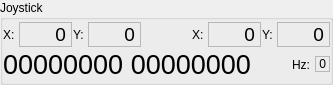
                <widget class="QGroupBox" name="groupBoxJoystick">
                 <property name="sizePolicy">
                  <sizepolicy hsizetype="Preferred" vsizetype="Preferred">
                   <horstretch>0</horstretch>
                   <verstretch>0</verstretch>
                  </sizepolicy>
                 </property>
                 <property name="minimumSize">
                  <size>
                   <width>0</width>
                   <height>85</height>
                  </size>
                 </property>
                 <property name="maximumSize">
                  <size>
                   <width>16777215</width>
                   <height>80</height>
                  </size>
                 </property>
                 <property name="sizeIncrement">
                  <size>
                   <width>0</width>
                   <height>0</height>
                  </size>
                 </property>
                 <property name="baseSize">
                  <size>
                   <width>0</width>
                   <height>0</height>
                  </size>
                 </property>
                 <property name="title">
                  <string>Joystick</string>
                 </property>
                 <layout class="QHBoxLayout" name="horizontalLayout_6">
                  <property name="spacing">
                   <number>0</number>
                  </property>
                  <property name="leftMargin">
                   <number>0</number>
                  </property>
                  <property name="topMargin">
                   <number>0</number>
                  </property>
                  <property name="rightMargin">
                   <number>0</number>
                  </property>
                  <property name="bottomMargin">
                   <number>0</number>
                  </property>
                  <item>
                   <layout class="QVBoxLayout" name="verticalLayout_7">
                    <property name="spacing">
                     <number>0</number>
                    </property>
                    <item>
                     <layout class="QHBoxLayout" name="horizontalLayoutJoyValues">
                      <property name="spacing">
                       <number>1</number>
                      </property>
                      <item>
                       <widget class="QLabel" name="labelJoyXLeft">
                        <property name="sizePolicy">
                         <sizepolicy hsizetype="Fixed" vsizetype="Preferred">
                          <horstretch>0</horstretch>
                          <verstretch>0</verstretch>
                         </sizepolicy>
                        </property>
                        <property name="text">
                         <string>X: </string>
                        </property>
                       </widget>
                      </item>
                      <item>
                       <widget class="QLabel" name="labelJoyXLeftValue">
                        <property name="sizePolicy">
                         <sizepolicy hsizetype="Fixed" vsizetype="Maximum">
                          <horstretch>0</horstretch>
                          <verstretch>0</verstretch>
                         </sizepolicy>
                        </property>
                        <property name="minimumSize">
                         <size>
                          <width>53</width>
                          <height>0</height>
                         </size>
                        </property>
                        <property name="font">
                         <font>
                          <pointsize>14</pointsize>
                         </font>
                        </property>
                        <property name="frameShape">
                         <enum>QFrame::StyledPanel</enum>
                        </property>
                        <property name="text">
                         <string>0</string>
                        </property>
                        <property name="alignment">
                         <set>Qt::AlignRight|Qt::AlignTrailing|Qt::AlignVCenter</set>
                        </property>
                       </widget>
                      </item>
                      <item>
                       <widget class="QLabel" name="labelJoyYLeft">
                        <property name="sizePolicy">
                         <sizepolicy hsizetype="Fixed" vsizetype="Preferred">
                          <horstretch>0</horstretch>
                          <verstretch>0</verstretch>
                         </sizepolicy>
                        </property>
                        <property name="text">
                         <string>Y: </string>
                        </property>
                       </widget>
                      </item>
                      <item>
                       <widget class="QLabel" name="labelJoyYLeftValue">
                        <property name="sizePolicy">
                         <sizepolicy hsizetype="Fixed" vsizetype="Maximum">
                          <horstretch>0</horstretch>
                          <verstretch>0</verstretch>
                         </sizepolicy>
                        </property>
                        <property name="minimumSize">
                         <size>
                          <width>53</width>
                          <height>0</height>
                         </size>
                        </property>
                        <property name="font">
                         <font>
                          <pointsize>14</pointsize>
                         </font>
                        </property>
                        <property name="frameShape">
                         <enum>QFrame::StyledPanel</enum>
                        </property>
                        <property name="text">
                         <string>0</string>
                        </property>
                        <property name="alignment">
                         <set>Qt::AlignRight|Qt::AlignTrailing|Qt::AlignVCenter</set>
                        </property>
                       </widget>
                      </item>
                      <item>
                       <spacer name="horizontalSpacer_4">
                        <property name="orientation">
                         <enum>Qt::Horizontal</enum>
                        </property>
                        <property name="sizeType">
                         <enum>QSizePolicy::MinimumExpanding</enum>
                        </property>
                        <property name="sizeHint" stdset="0">
                         <size>
                          <width>40</width>
                          <height>20</height>
                         </size>
                        </property>
                       </spacer>
                      </item>
                      <item>
                       <widget class="QLabel" name="labelJoyXRight">
                        <property name="sizePolicy">
                         <sizepolicy hsizetype="Fixed" vsizetype="Preferred">
                          <horstretch>0</horstretch>
                          <verstretch>0</verstretch>
                         </sizepolicy>
                        </property>
                        <property name="text">
                         <string>X: </string>
                        </property>
                       </widget>
                      </item>
                      <item>
                       <widget class="QLabel" name="labelJoyXRightValue">
                        <property name="sizePolicy">
                         <sizepolicy hsizetype="Fixed" vsizetype="Maximum">
                          <horstretch>0</horstretch>
                          <verstretch>0</verstretch>
                         </sizepolicy>
                        </property>
                        <property name="minimumSize">
                         <size>
                          <width>53</width>
                          <height>0</height>
                         </size>
                        </property>
                        <property name="font">
                         <font>
                          <pointsize>14</pointsize>
                         </font>
                        </property>
                        <property name="frameShape">
                         <enum>QFrame::StyledPanel</enum>
                        </property>
                        <property name="text">
                         <string>0</string>
                        </property>
                        <property name="alignment">
                         <set>Qt::AlignRight|Qt::AlignTrailing|Qt::AlignVCenter</set>
                        </property>
                       </widget>
                      </item>
                      <item>
                       <widget class="QLabel" name="labelJoyYRight">
                        <property name="sizePolicy">
                         <sizepolicy hsizetype="Fixed" vsizetype="Preferred">
                          <horstretch>0</horstretch>
                          <verstretch>0</verstretch>
                         </sizepolicy>
                        </property>
                        <property name="text">
                         <string>Y: </string>
                        </property>
                       </widget>
                      </item>
                      <item>
                       <widget class="QLabel" name="labelJoyYRightValue">
                        <property name="sizePolicy">
                         <sizepolicy hsizetype="Fixed" vsizetype="Maximum">
                          <horstretch>0</horstretch>
                          <verstretch>0</verstretch>
                         </sizepolicy>
                        </property>
                        <property name="minimumSize">
                         <size>
                          <width>53</width>
                          <height>0</height>
                         </size>
                        </property>
                        <property name="font">
                         <font>
                          <pointsize>14</pointsize>
                         </font>
                        </property>
                        <property name="frameShape">
                         <enum>QFrame::StyledPanel</enum>
                        </property>
                        <property name="text">
                         <string>0</string>
                        </property>
                        <property name="alignment">
                         <set>Qt::AlignRight|Qt::AlignTrailing|Qt::AlignVCenter</set>
                        </property>
                       </widget>
                      </item>
                     </layout>
                    </item>
                    <item>
                     <layout class="QHBoxLayout" name="horizontalLayout_5">
                      <property name="spacing">
                       <number>1</number>
                      </property>
                      <item>
                       <widget class="QLabel" name="labelBits">
                        <property name="sizePolicy">
                         <sizepolicy hsizetype="Fixed" vsizetype="Preferred">
                          <horstretch>0</horstretch>
                          <verstretch>0</verstretch>
                         </sizepolicy>
                        </property>
                        <property name="minimumSize">
                         <size>
                          <width>195</width>
                          <height>0</height>
                         </size>
                        </property>
                        <property name="font">
                         <font>
                          <pointsize>20</pointsize>
                         </font>
                        </property>
                        <property name="toolTip">
                         <string extracomment="Bits set in each update"/>
                        </property>
                        <property name="frameShape">
                         <enum>QFrame::NoFrame</enum>
                        </property>
                        <property name="text">
                         <string>00000000 00000000</string>
                        </property>
                        <property name="textFormat">
                         <enum>Qt::PlainText</enum>
                        </property>
                        <property name="alignment">
                         <set>Qt::AlignCenter</set>
                        </property>
                        <property name="textInteractionFlags">
                         <set>Qt::NoTextInteraction</set>
                        </property>
                       </widget>
                      </item>
                      <item>
                       <spacer name="horizontalSpacer_3">
                        <property name="orientation">
                         <enum>Qt::Horizontal</enum>
                        </property>
                        <property name="sizeType">
                         <enum>QSizePolicy::MinimumExpanding</enum>
                        </property>
                        <property name="sizeHint" stdset="0">
                         <size>
                          <width>40</width>
                          <height>20</height>
                         </size>
                        </property>
                       </spacer>
                      </item>
                      <item>
                       <widget class="QLabel" name="label">
                        <property name="sizePolicy">
                         <sizepolicy hsizetype="Fixed" vsizetype="Preferred">
                          <horstretch>0</horstretch>
                          <verstretch>0</verstretch>
                         </sizepolicy>
                        </property>
                        <property name="text">
                         <string>Hz: </string>
                        </property>
                       </widget>
                      </item>
                      <item>
                       <widget class="QLabel" name="labelJoyHz">
                        <property name="sizePolicy">
                         <sizepolicy hsizetype="Fixed" vsizetype="Maximum">
                          <horstretch>0</horstretch>
                          <verstretch>0</verstretch>
                         </sizepolicy>
                        </property>
                        <property name="minimumSize">
                         <size>
                          <width>0</width>
                          <height>0</height>
                         </size>
                        </property>
                        <property name="maximumSize">
                         <size>
                          <width>53</width>
                          <height>16777215</height>
                         </size>
                        </property>
                        <property name="frameShape">
                         <enum>QFrame::StyledPanel</enum>
                        </property>
                        <property name="frameShadow">
                         <enum>QFrame::Plain</enum>
                        </property>
                        <property name="text">
                         <string>0</string>
                        </property>
                        <property name="alignment">
                         <set>Qt::AlignRight|Qt::AlignTrailing|Qt::AlignVCenter</set>
                        </property>
                       </widget>
                      </item>
                     </layout>
                    </item>
                   </layout>
                  </item>
                 </layout>
                </widget>
